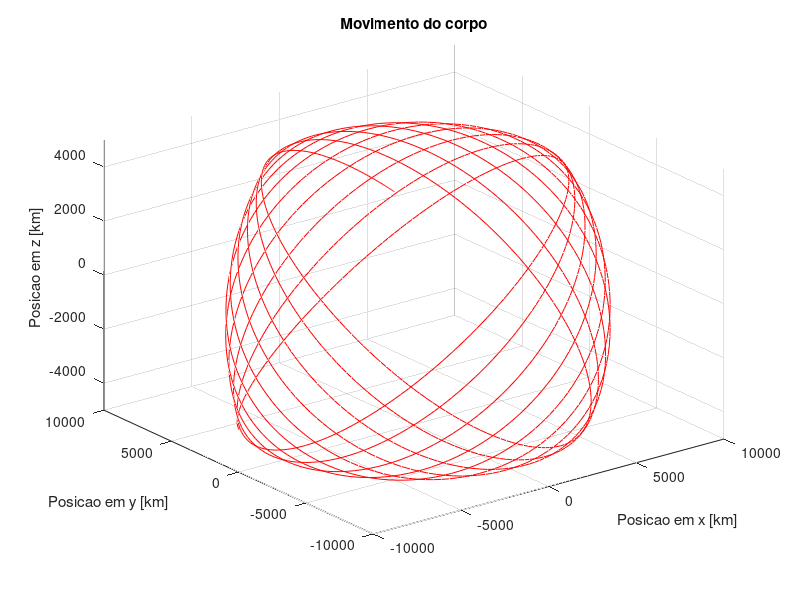

MATLAB code for this plot: (Note: this script raises an error after producing the figure.)
function atividade5()

    ut = 3.9860040*10^5;
    hora = 2;
    min = 15;
    seg = 10;
    altitude = 3000;
    Rt = 6378;

    a = Rt + altitude;
    e = 0.1;
    
    i = 30;
    omega = 45;
    w = 60;
    
    i = i*pi/180;
    omega = omega*pi/180;
    w = w*pi/180;

    T = (hora + (min/60) + (seg/3600))*3600;
    n = sqrt(ut/a^3);
    M = n*T;

    E0 = 0;
    iter = 0;
    itermax = 100;

    Er = E0;
    es = 0.05;

    while(1)
        Erold = Er;
        x1 = Erold - e*sin(Erold)-M;
        x2 = 1 - e*cos(Erold);
        Er = Erold - (x1/x2);
        iter = iter + 1;
        if Er ~= 0
            ea = abs((Er - Erold)/Er)*100;
        end
        if ea < es || iter >= itermax
            E = Er;
            break;
        end
    end
    
    r = a*(1 - e*cos(E));
    X = a*(cos(E) - e);
    Y = a*sqrt(1 - e^2)*sin(E);
    Z = 0;
    Vx = -n*(a^2)*sin(E)/r;
    Vy = n*(a^2)*sqrt(1 - e^2)*cos(E)/r;
    Vz = 0;

    Rz_omega = [cos(-omega) sin(-omega) 0;-sin(-omega) cos(-omega) 0;0 0 1];
    Rx_i = [1 0 0;0 cos(-i) sin(-i);0 -sin(-i) cos(-i)];
    Rz_w = [cos(-w) sin(-w) 0;-sin(-w) cos(-w) 0;0 0 1];

    Rot = Rz_omega*Rx_i;
    Rot = Rot*Rz_w;

    Pos = [X;Y;Z];
    V = [Vx;Vy;Vz];

    Pos_0 = Rot*Pos;
    V_0 = Rot*V;

    t0 = 0;
    tf = 86200;
    
    Xl = 3.714209622133673 * (10^5);
    Yl = 1.069961860819459 * (10^5);
    Zl = 0.066447602321645 * (10^5);
    
    Vxl = -0.298536192639590;
    Vyl = -0.891257374756870;
    Vzl = 0.092657657414370;
    
    options = odeset('Abstol', [1e-6 1e-6 1e-6 1e-6 1e-6 1e-6 1e-6 1e-6 1e-6 1e-6 1e-6 1e-6], 'Reltol', 1e-6);
    
    
    Iniciais = [Pos_0(1) Pos_0(2) Pos_0(3) V_0(1) V_0(2) V_0(3) Xl Yl Zl Vxl Vyl Vzl];
    
    [~,valores_saida] = ode45(@odefun,[t0 tf],Iniciais,options);
    [lon,lat,~] = cart2sph(valores_saida(:,1),valores_saida(:,2),valores_saida(:,3));
    
    figure(1);
    plot3(valores_saida(:,1),valores_saida(:,2),valores_saida(:,3),'r');
    title('Movimento do corpo');
    xlabel('Posicao em x [km]');
    ylabel('Posicao em y [km]');
    zlabel('Posicao em z [km]');
    grid on;
    axis([-1 1 -1 1 -0.5 0.5]*10^4);
    
    figure(2);
    geoshow('landareas.shp', 'FaceColor', [0.8 1 0.8]);
    hold on;
    plot(lon*180/pi, lat*180/pi, '.k');
    axis equal;
    
    
end


function [G] = odefun(~,I)

%     I[1] = xs;
%     I[2] = ys;
%     I[3] = zs;

%     I[4] = vxs;
%     I[5] = vys;
%     I[6] = vzs;

%     I[7] = xl;
%     I[8] = yl;
%     I[9] = zl;

%     I[10] = vxl;
%     I[11] = vyl;
%     I[12] = vzl;

    
    G = zeros(12,1);
    Rt = 6378;
    w = 7.29*10^-5;
    ut = 3.9860040*(10^5);
    ul = 4.9028*(10^3);
    
    rs = sqrt(I(1)^2 + I(2)^2 + I(3)^2);
    rl = sqrt(I(7)^2 + I(8)^2 + I(9)^2);
    rls = sqrt((I(7) - I(1))^2 + (I(8) - I(2))^2 + (I(9) - I(3))^2);
    
    J2 = 0.001082;
    J3 = -0.0000025323;
    
    factor = (1 + (J2*(Rt/rs)^2)*((3/2)*(1 - (5*(I(3)^2)/(rs^2)))) + (J3*(Rt/rs)^3)*((5/2)*(3 - (7*(I(3)^2)/(rs^2))))*(I(3)/rs));
    factor_z = (ut/(rs^2))*J3*((Rt/rs)^3)*(3/2);
  
    G(1) = I(4) + w*I(2)+2*w*I(5);
    G(2) = I(5) - w*I(1)-2*w*I(4);
    G(3) = I(6);
    
    G(7) = I(10) + w*I(8);
    G(8) = I(11) - w*I(7); 
    G(9) = I(12);
    
    G(4) = (-ut*I(1)/(rs^3))*factor + ul*((I(7) - I(1))/(rls^3) - I(7)/(rl^3));
    G(5) = (-ut*I(2)/(rs^3))*factor + ul*((I(8) - I(2))/(rls^3) - I(8)/(rl^3));
    G(6) = (-ut*I(3)/(rs^3))*factor +factor_z + ul*((I(9) - I(3))/(rls^3) - I(9)/(rl^3));
    
    G(10) = -(ut + ul)*I(7)/(rl^3);
    G(11) = -(ut + ul)*I(8)/(rl^3);
    G(12) = -(ut + ul)*I(9)/(rl^3);
end